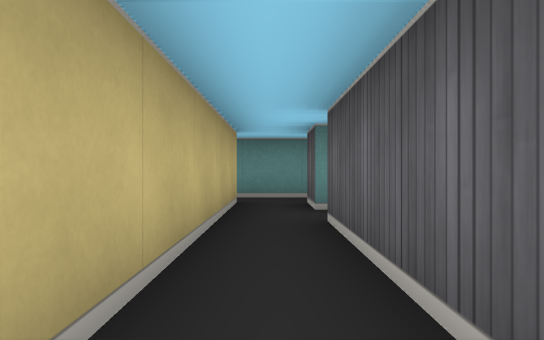
[1] (above)

13 first-person views from a walk through a cub3D ray-caster map. The camera is about half as high as the walls, looks level and sees 70° across. The floor is counted in squares. Each view is taken from the middle of a square. On the plan, view 1 faces up. The plan holds only what a view shows up to about 9 squares ahead; the rest is blank.

[2]
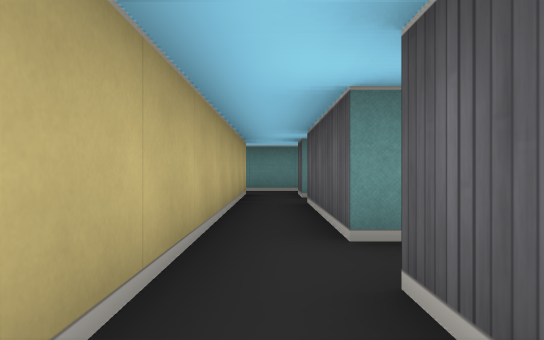

[3]
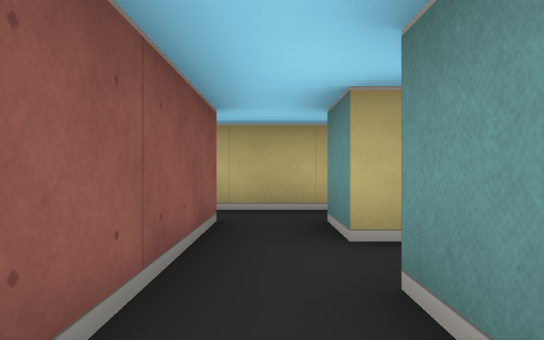

[4]
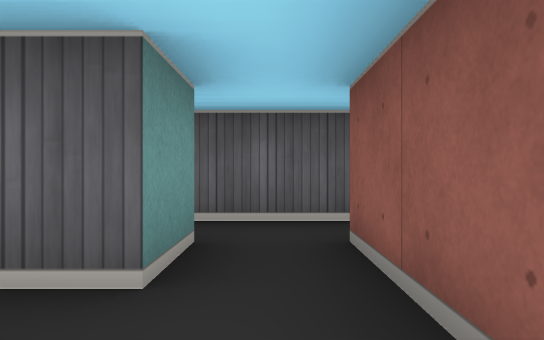

[5]
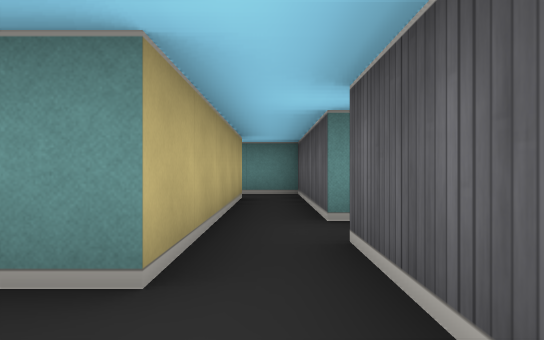

[6]
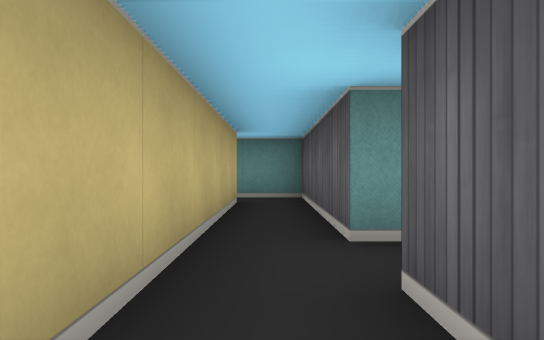

[7]
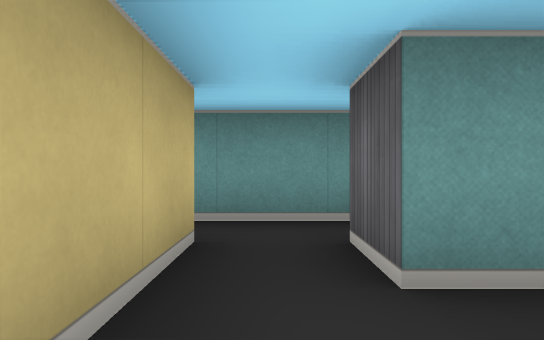

[8]
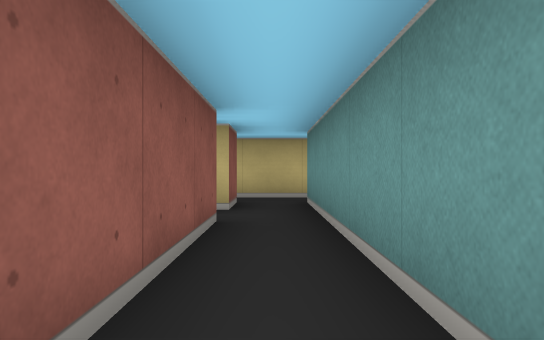

[9]
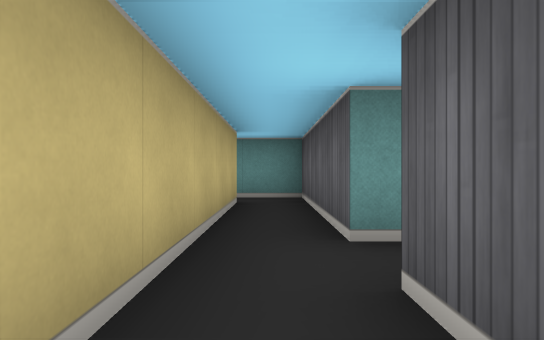

[10]
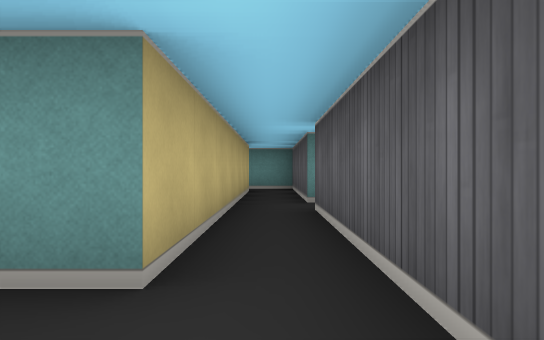

[11]
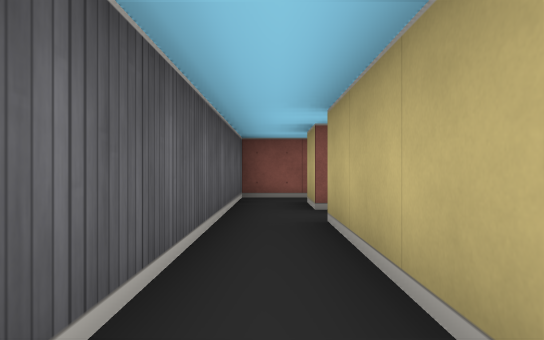

[12]
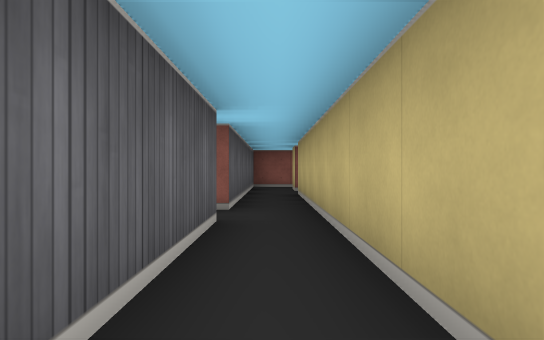

[13]
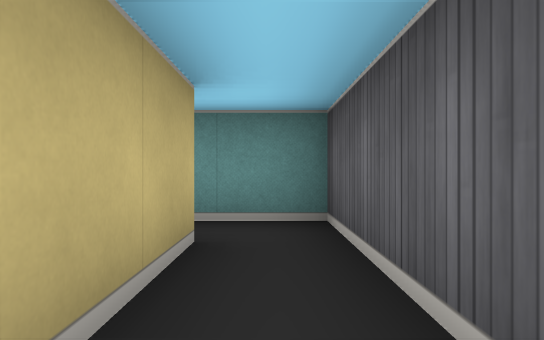

### Floor plan
Points are (right, up) in squares from view 1. A wall is a line through its corners. A room is listed if a view was taken in it or the views show most of it. See-through windows are left out.
Room 1 (views 1, 7)
walls: (0.5, 0.5) (0.5, 3.5); (-0.5, 4.5) (-0.5, -0.4)
ways out: opening at (0, -1) to room 2; opening at (1, 0) to room 4; opening at (1, 4) to room 4; opening at (0, 5) to room 5
Room 2 (view 2)
walls: (0.5, -1.4) (0.5, -0.5); (-0.5, -0.4) (-0.5, -1.4)
ways out: opening at (0, -1) to room 1
Room 3 (views 3, 5, 6)
walls: (4.5, -0.8) (4.5, 1.5); (2.5, -0.5) (3.5, -0.5); (3.5, 1.5) (3.5, 0.5) (2.5, 0.5)
ways out: opening at (3, 0) to room 4; opening at (4, 1) to room 5
Room 4 (view 4)
walls: (1.5, 0.5) (0.5, 0.5); (2.5, 0.5) (2.5, 1.1); (1.1, 4.5) (0.5, 4.5); (0.5, -0.5) (2.5, -0.5)
ways out: opening at (1, 0) to room 1; opening at (1, 4) to room 1; opening at (3, 0) to room 3
Room 5 (view 8)
walls: (0.5, 4.5) (0.5, 5.5) (3.5, 5.5) (3.5, 1.5); (-1.5, 5.5) (-0.5, 5.5) (-0.5, 4.5); (4.5, 2.5) (4.5, 6.5) (-1.5, 6.5)
ways out: opening at (0, 5) to room 1; opening at (4, 1) to room 3; opening at (-1, 6) to room 6; opening at (5, 2)
Room 6 (views 9, 10, 11, 12, 13)
walls: (-1.5, 6.5) (-1.5, 10.5) (-2.8, 10.5); (-2.5, 9.5) (-2.5, 2.5) (-3.1, 2.5); (-2.5, 1.5) (-2.5, 0.6); (-1.5, 0.5) (-1.5, 5.5)
ways out: opening at (-1, 6) to room 5; opening at (-2, 1) to room 7; opening at (-3, 2); opening at (-3, 10)
Room 7 (no view inside)
walls: (-2.6, -0.5) (-1.5, -0.5) (-1.5, 0.5)
ways out: opening at (-2, 1) to room 6; opening at (-3, 0)

Where each view was taken, in squares from view 1:
view 1: 0 up, 0 right, facing up
view 2: 2 down, 0 right, facing up
view 3: 0 up, 4 right, facing left
view 4: 0 up, 1 right, facing right
view 5: 1 down, 4 right, facing up
view 6: 0 up, 4 right, facing up
view 7: 3 up, 0 right, facing up
view 8: 6 up, 4 right, facing left
view 9: 4 up, 2 left, facing up
view 10: 1 up, 2 left, facing up
view 11: 6 up, 2 left, facing down
view 12: 10 up, 2 left, facing down
view 13: 7 up, 2 left, facing up
